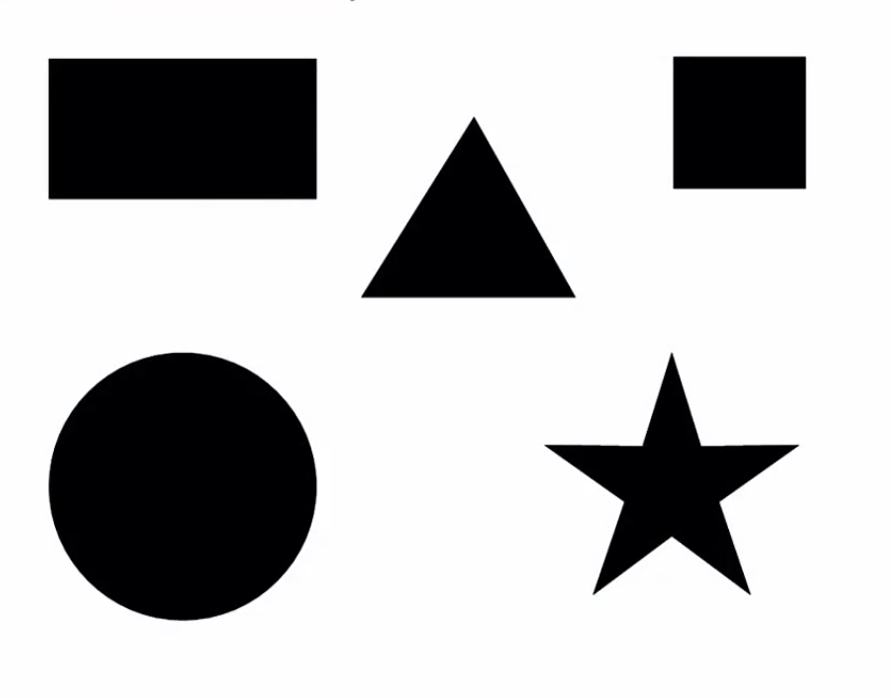
#> input picture images/i_shapes.png, 891 x 698 px
$ python identifying_shapes.py
#> lines starting #> are read from the running program, lines starting #| are printed output that depends on the picture; after the words box and inside, x2 and y2 are one past the last pixel; in counts of white or black regions, pixels touching at a corner belong together
import cv2

img = cv2.imread('images/i_shapes.png', 0)
#> img: shape (698, 891); min 0, max 255, mean 192.3
cv2.imshow('img', img)
cv2.waitKey(0)

ret, thresh = cv2.threshold(img, 127, 255, 1)
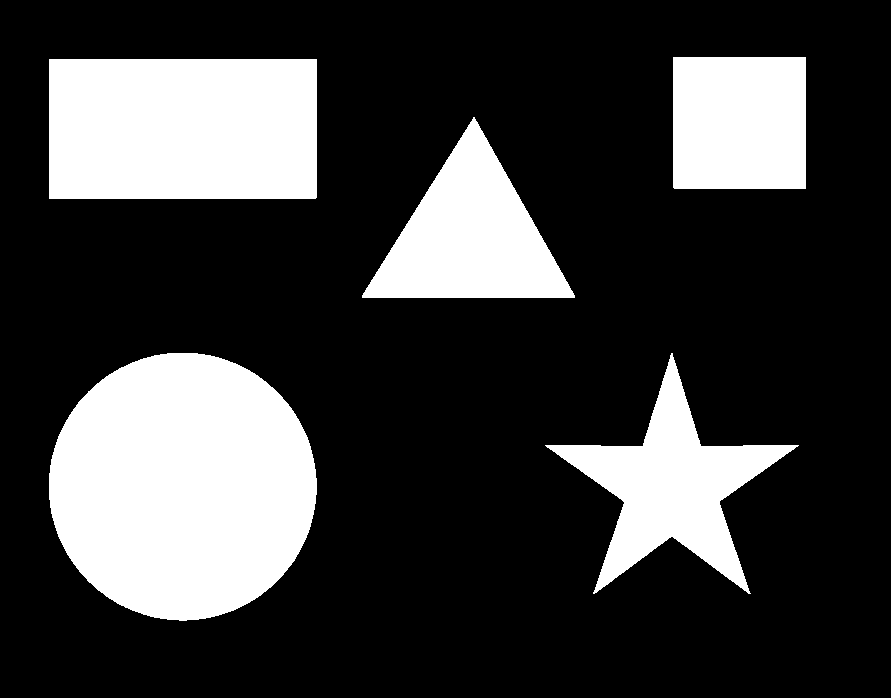
#> thresh: shape (698, 891); 24.3% white; 5 white regions
cnt, h = cv2.findContours(thresh, cv2.RETR_LIST, cv2.CHAIN_APPROX_SIMPLE)
#> cnt = 5 contours; box (x1, y1, x2, y2) and area: (49, 353, 317, 621) 55936, (49, 59, 317, 199) 37112, (545, 353, 799, 594) 19402, (362, 117, 575, 298) 19300, (673, 57, 806, 189) 17292; h = [[1, -1, -1, -1], [2, 0, -1, -1], [3, 1, -1, -1], [4, 2, -1, -1], [-1, 3, -1, -1]]
for c in cnt:
	# get approximate polygons
	approx = cv2.approxPolyDP(c, 0.01*cv2.arcLength(c, True), True)
	if len(approx) == 3:
		shape_name = 'Triangle'
		cv2.drawContours(img, [c], 0, (0,255,0), -1)
		# Find contour center to plac text at the center
		M = cv2.moments(c)
		cx = int(M['m10'] / M['m00'])
		cy = int(M['m01'] / M['m00'])
		cv2.putText(img, shape_name, (cx-50, cy), cv2.FONT_HERSHEY_SIMPLEX, 1, (0,0,0), 1)

	elif len(approx) == 4:
		x,y,w,h = cv2.boundingRect(c)
		M = cv2.moments(c)
		cx = int(M['m10'] / M['m00'])
		cy = int(M['m01'] / M['m00'])
		# check if it is square or rectangle
		if abs(w-h) <= 3:
			shape_name = 'Square'
			cv2.drawContours(img, [c], 0, (0,125,255), -1)
			cv2.putText(img, shape_name, (cx-50, cy), cv2.FONT_HERSHEY_SIMPLEX, 1, (0,0,0), 1)
		else:
			shape_name = 'Rectangle'
			cv2.drawContours(img, [c], 0, (0,125,255), -1)
			M = cv2.moments(c)
			cx = int(M['m10'] / M['m00'])
			cy = int(M['m01'] / M['m00'])
			cv2.putText(img, shape_name, (cx-50, cy), cv2.FONT_HERSHEY_SIMPLEX, 1, (0,0,0), 1)

	elif len(approx) == 10:
		shape_name = 'Star'
		cv2.drawContours(img, [c], 0, (255,255,0), -1)
		M = cv2.moments(c)
		cx = int(M['m10'] / M['m00'])
		cy = int(M['m01'] / M['m00'])
		cv2.putText(img, shape_name, (cx-50, cy), cv2.FONT_HERSHEY_SIMPLEX, 1, (0,0,0), 1)

	elif len(approx) >= 15:
		shape_name = 'circle'
		cv2.drawContours(img, [c], 0, (255,255,0), -1)
		M = cv2.moments(c)
		cx = int(M['m10'] / M['m00'])
		cy = int(M['m01'] / M['m00'])
		cv2.putText(img, shape_name, (cx-50, cy), cv2.FONT_HERSHEY_SIMPLEX, 1, (0,0,0), 1)
	cv2.imshow('identifying shapes', img)
	cv2.waitKey(0)
#> this loop made 5 passes
#> (approx, x, y, w, h, shape_name) on passes 4 to 5: ([[49, 59], [49, 198], [316, 197], [316, 59]], 49, 59, 268, 140, 'Rectangle'), ([[673, 57], [674, 188], [805, 188], [805, 57]], 673, 57, 133, 132, 'Square')
#> (approx, shape_name) on pass 3: ([[574, 295], [473, 117], [362, 297]], 'Triangle')
#> pass 1, `cv2.imshow('identifying shapes', img)`:
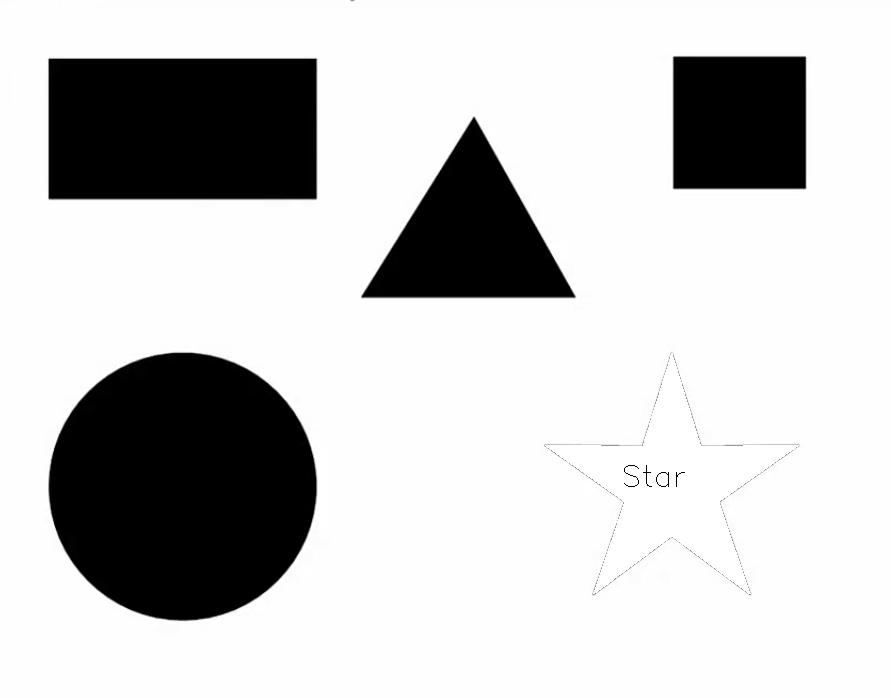
#> window 'identifying shapes': shape (698, 891); min 0, max 255, mean 200.3
#> pass 2, `cv2.imshow('identifying shapes', img)`:
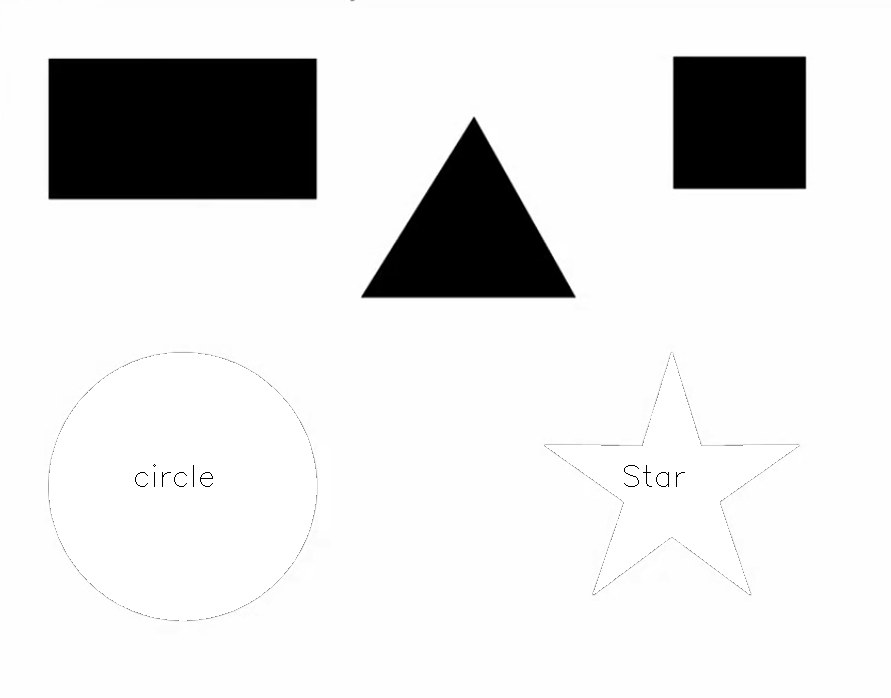
#> window 'identifying shapes': shape (698, 891); min 0, max 255, mean 223.2
#> after the loop:
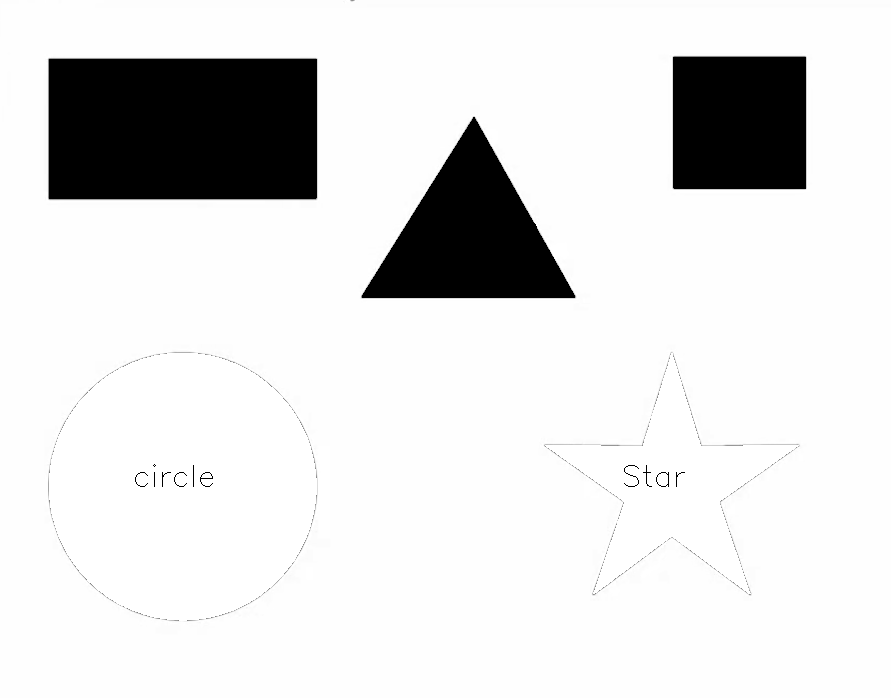
#> img: shape (698, 891); min 0, max 255, mean 223

cv2.destroyAllWindows()
